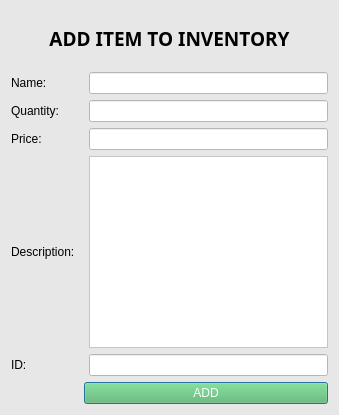
<?xml version="1.0" encoding="UTF-8"?>
<ui version="4.0">
 <class>Dialog</class>
 <widget class="QDialog" name="Dialog">
  <property name="geometry">
   <rect>
    <x>0</x>
    <y>0</y>
    <width>339</width>
    <height>415</height>
   </rect>
  </property>
  <property name="sizePolicy">
   <sizepolicy hsizetype="Fixed" vsizetype="Fixed">
    <horstretch>0</horstretch>
    <verstretch>0</verstretch>
   </sizepolicy>
  </property>
  <property name="windowTitle">
   <string>Dialog</string>
  </property>
  <property name="styleSheet">
   <string notr="true">background-color: rgb(231, 231, 231);</string>
  </property>
  <layout class="QVBoxLayout" name="verticalLayout">
   <item>
    <widget class="QLabel" name="label">
     <property name="font">
      <font>
       <family>Perpetua</family>
       <pointsize>14</pointsize>
       <weight>75</weight>
       <bold>true</bold>
      </font>
     </property>
     <property name="text">
      <string>ADD ITEM TO INVENTORY</string>
     </property>
     <property name="alignment">
      <set>Qt::AlignCenter</set>
     </property>
    </widget>
   </item>
   <item>
    <layout class="QHBoxLayout" name="horizontalLayout" stretch="3,10">
     <item>
      <widget class="QLabel" name="label_2">
       <property name="text">
        <string>Name:</string>
       </property>
      </widget>
     </item>
     <item>
      <widget class="QLineEdit" name="lineEdit">
       <property name="sizePolicy">
        <sizepolicy hsizetype="Expanding" vsizetype="Fixed">
         <horstretch>0</horstretch>
         <verstretch>0</verstretch>
        </sizepolicy>
       </property>
       <property name="styleSheet">
        <string notr="true">background-color: rgb(255, 255, 255);</string>
       </property>
      </widget>
     </item>
    </layout>
   </item>
   <item>
    <layout class="QHBoxLayout" name="horizontalLayout_2" stretch="3,10">
     <item>
      <widget class="QLabel" name="label_5">
       <property name="text">
        <string>Quantity:</string>
       </property>
      </widget>
     </item>
     <item>
      <widget class="QLineEdit" name="lineEdit_2">
       <property name="styleSheet">
        <string notr="true">background-color: rgb(255, 255, 255);</string>
       </property>
      </widget>
     </item>
    </layout>
   </item>
   <item>
    <layout class="QHBoxLayout" name="horizontalLayout_3" stretch="3,10">
     <item>
      <widget class="QLabel" name="label_4">
       <property name="text">
        <string>Price:</string>
       </property>
      </widget>
     </item>
     <item>
      <widget class="QLineEdit" name="lineEdit_3">
       <property name="styleSheet">
        <string notr="true">background-color: rgb(255, 255, 255);</string>
       </property>
      </widget>
     </item>
    </layout>
   </item>
   <item>
    <layout class="QHBoxLayout" name="horizontalLayout_4" stretch="3,10">
     <item>
      <widget class="QLabel" name="label_3">
       <property name="text">
        <string>Description:</string>
       </property>
      </widget>
     </item>
     <item>
      <widget class="QTextEdit" name="textEdit">
       <property name="sizePolicy">
        <sizepolicy hsizetype="Expanding" vsizetype="Minimum">
         <horstretch>0</horstretch>
         <verstretch>0</verstretch>
        </sizepolicy>
       </property>
       <property name="styleSheet">
        <string notr="true">background-color: rgb(255, 255, 255);</string>
       </property>
      </widget>
     </item>
    </layout>
   </item>
   <item>
    <layout class="QHBoxLayout" name="horizontalLayout_5" stretch="3,10">
     <item>
      <widget class="QLabel" name="label_6">
       <property name="text">
        <string>ID:</string>
       </property>
      </widget>
     </item>
     <item>
      <widget class="QLineEdit" name="lineEdit_5">
       <property name="styleSheet">
        <string notr="true">background-color: rgb(255, 255, 255);</string>
       </property>
       <property name="readOnly">
        <bool>true</bool>
       </property>
      </widget>
     </item>
    </layout>
   </item>
   <item>
    <layout class="QHBoxLayout" name="horizontalLayout_6">
     <item>
      <spacer name="horizontalSpacer">
       <property name="orientation">
        <enum>Qt::Horizontal</enum>
       </property>
       <property name="sizeType">
        <enum>QSizePolicy::Maximum</enum>
       </property>
       <property name="sizeHint" stdset="0">
        <size>
         <width>73</width>
         <height>20</height>
        </size>
       </property>
      </spacer>
     </item>
     <item>
      <widget class="QPushButton" name="pushButton">
       <property name="styleSheet">
        <string notr="true">background-color: rgb(89, 184, 97);
color: rgb(255, 255, 255);</string>
       </property>
       <property name="text">
        <string>ADD</string>
       </property>
      </widget>
     </item>
    </layout>
   </item>
  </layout>
 </widget>
 <resources/>
 <connections/>
</ui>
